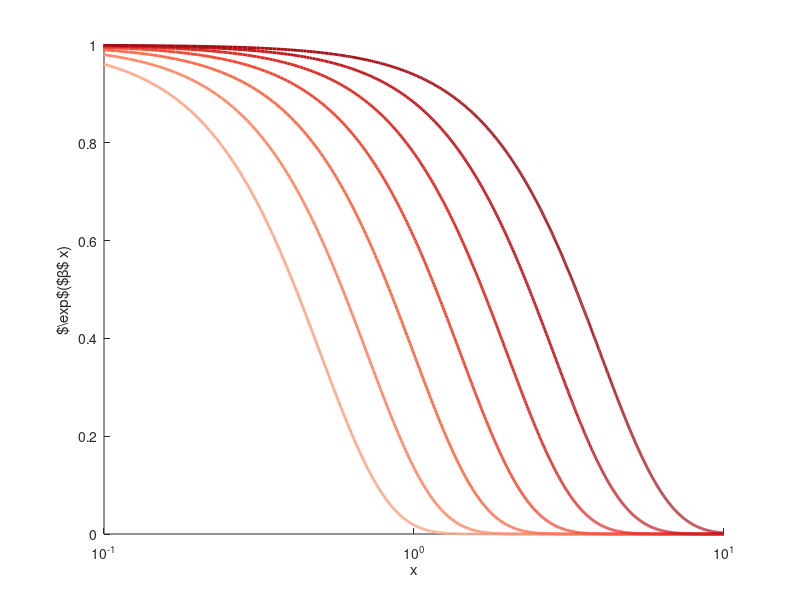

MATLAB code for this plot: (Note: this script raises an error after producing the figure.)
close all

figure
hold on

xlabel('x')
ylabel('$\exp$($\beta$ x)')

load('colors.mat');

x = 0:.01:10;

beta = [4, 2, 1, 1/2, 1/4, 1/8, 1/16];

for i = 1:length(beta)
    plot(x,exp(-beta(i)*x.^2), 'Color', Reds(50 + i*25,:), 'LineWidth', 2.0)
end

set(gca, 'XScale', 'log')
xlim([.1, 10]);

%%
addGradient(gcf, 'rangeLow', 0, 'rangeHigh',150,'colormap', 'blues', 'alpha', .1, 'inverse', 1)